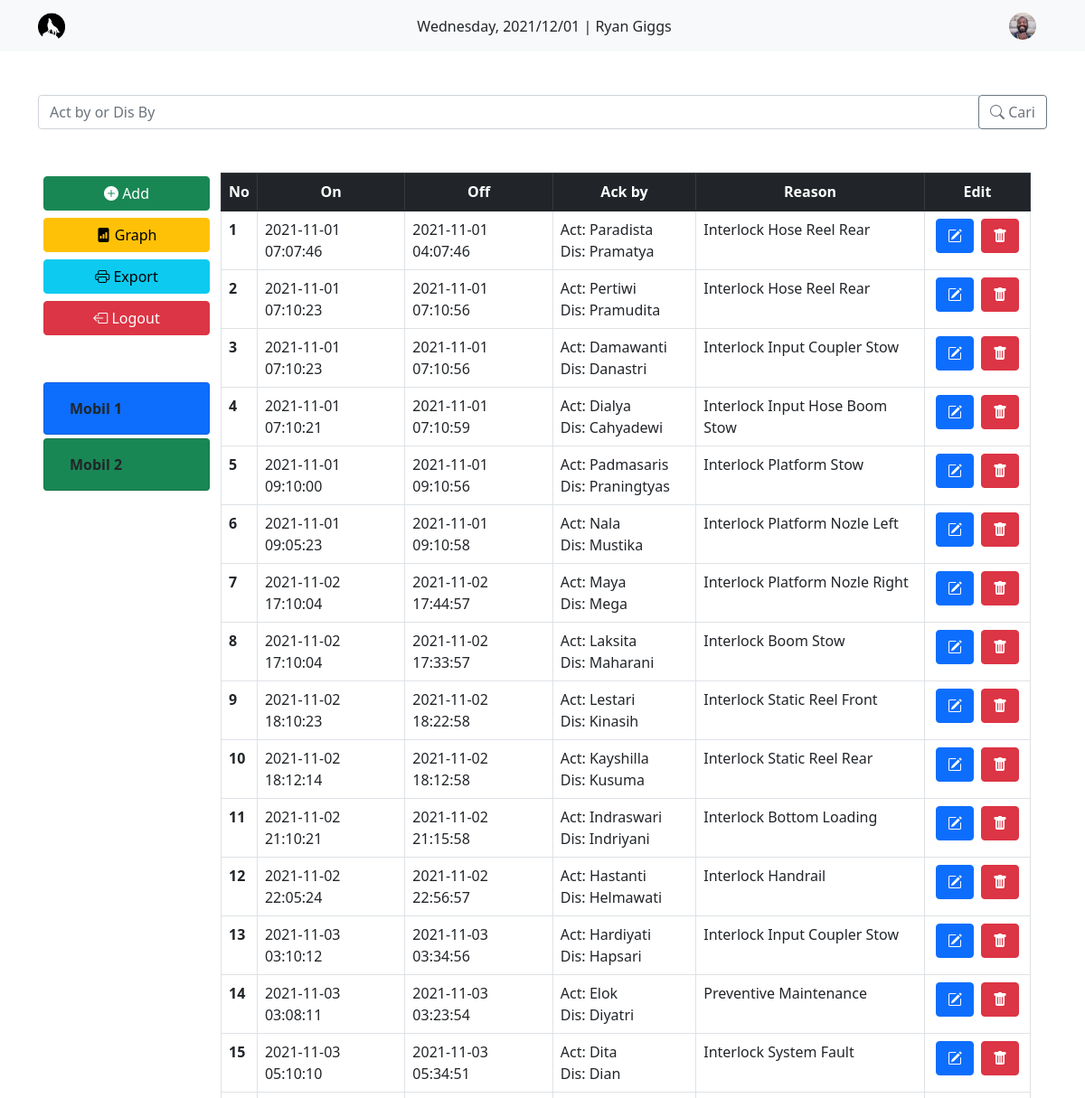
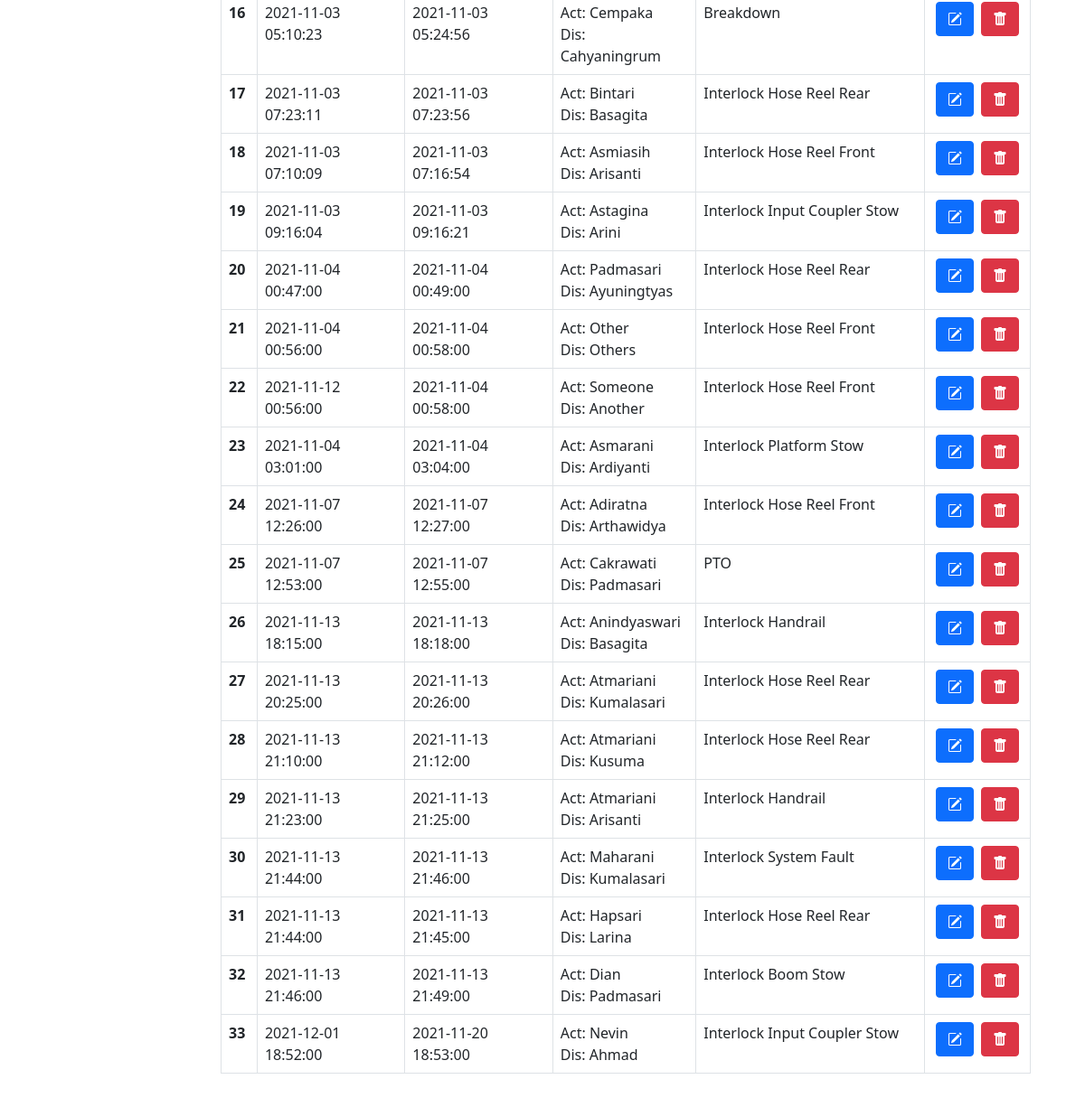
/2_halaman-tabel.php (signed in), run on the app's committed database (2 pictures, top to bottom).
### tables this page shows
CREATE TABLE `user` (
  `USR_ID` int(11) NOT NULL,
  `USR_USERNAME` varchar(256) NOT NULL,
  `USR_PASSSWORD` varchar(256) NOT NULL,
  `USR_NAME` varchar(512) NOT NULL,
  `USR_PHOTO` varchar(512) NOT NULL
);

CREATE TABLE `kejadian` (
  `KJD_ID` int(11) NOT NULL,
  `KJD_ON` datetime NOT NULL DEFAULT current_timestamp(),
  `KJD_OF` datetime NOT NULL DEFAULT current_timestamp(),
  `KJD_ACT` varchar(256) DEFAULT NULL,
  `KJD_DIS` varchar(256) DEFAULT NULL,
  `R_ID_KJD` int(11) NOT NULL,
  `USR_ID_KJD` int(11) NOT NULL
);

CREATE TABLE `reason` (
  `R_ID` int(11) NOT NULL,
  `R_DESC` varchar(512) NOT NULL
);

### functions.php (called while the page is built, shortened)
<?php
function koneksi() {
    return mysqli_connect('localhost', 'root', '', 'data_reason');
}
function query($query) {
    $conn = koneksi();
    $result = mysqli_query($conn, $query);
    if(mysqli_num_rows($result) == 1) {
        return mysqli_fetch_assoc($result);
    }
    $rows = [];
    while( $row = mysqli_fetch_assoc($result)) {
        $rows[] = $row;
    }
    return $rows;
}

### 2_halaman-tabel.php (the view, shortened to what this page needs)
<?php
require_once 'functions.php';
$idLogged = $_SESSION["user_id"];
$dataKejadian = query("SELECT KJD_ID, KJD_ON, KJD_OF, KJD_ACT, KJD_DIS, R_ID_KJD, USR_ID_KJD, R_DESC
                        FROM kejadian INNER JOIN reason ON kejadian.R_ID_KJD = reason.R_ID
                        WHERE USR_ID_KJD=$idLogged
                        ORDER BY KJD_ID");
$yangLogin = query("SELECT * FROM user WHERE USR_ID = $idLogged");
?>
<!DOCTYPE html>
<html lang="en">
  <head>
    <link href="https://cdn.jsdelivr.net/npm/bootstrap@5.1.3/dist/css/bootstrap.min.css" rel="stylesheet" />
    <link rel="stylesheet" href="https://cdn.jsdelivr.net/npm/bootstrap-icons@1.7.0/font/bootstrap-icons.css">
  </head>
  <body>
    <nav class="navbar navbar-light bg-light">
      <div class="container">
        <a class="navbar-brand" href="#">
          <img src="wolf-icon.png" alt="" width="30" class="d-inline-block align-text-top" />
        </a>
        <?php echo date("l"). ", " . date("Y/m/d") . " | " . $yangLogin['USR_NAME'] ; ?>
        <div class="">
          <div class="navbar-nav ms-auto container-fluid">
            <a href="">
              <img src="assets/images/<?= $yangLogin['USR_PHOTO']; ?>" height="30" class="rounded-circle d-inline-block align-text-top" />
            </a>
          </div>
        </div>
      </div>
    </nav>
    <div class="container">
        <form action="" method="POST">
            <div class="input-group mt-5">
                <input type="text" class="form-control" placeholder="Act by or Dis By" autocomplete="off" name="keyword" autofocus>
                <div class="input-group-append">
                    <button class="btn btn-outline-secondary" type="submit" name="cari"><i class="bi bi-search"></i> Cari</button>
                </div>
            </div>
        </form>
    </div>
    <section id="button-table" class="p-5">
      <div class="container">
        <div class="row g-4">
          <div class="col">
            <div class="row py-1">
              <a href="tambah.php" type="button" class="btn btn-success"><i class="bi bi-plus-circle-fill"></i> Add</a>
            </div>
            <div class="row py-1">
              <a href="3_halaman-grafik.php" type="button" class="btn btn-warning"><i class="bi bi-file-bar-graph-fill"></i> Graph</a>
            </div>
            <div class="row py-1">
              <a href="export.php" target="_blank" type="button" class="btn btn-info"><i class="bi bi-printer"> </i>Export</a>
            </div>
            <div class="row py-1">
              <a href="logout.php" type="button" class="btn btn-danger"><i class="bi bi-box-arrow-left"></i> Logout</a>
            </div>
            <div class="row pt-5">
              <div class="card bg-primary">
                <div class="card-body">
                  <p class="card-text fw-bold">Mobil 1</p>
                </div>
              </div>
            </div>
            <div class="row pt-1">
              <div class="card bg-success">
                <div class="card-body">
                  <p class="card-text fw-bold">Mobil 2</p>
                </div>
              </div>
            </div>
          </div>
          <div class="col-md-10">
            <table class="table table-bordered">
                <thead class="table-dark">
                    <tr class="text-center">
                        <th scope="col">No</th>
                        <th scope="col">On</th>
                        <th scope="col">Off</th>
                        <th scope="col">Ack by</th>
                        <th scope="col">Reason</th>
                        <th scope="col">Edit</th>
                    </tr>
                </thead>
                <tbody>
                  <?php $i = 1;
                  foreach($dataKejadian as $datKej) :  ?>
                  <tr>
                    <th scope="row"> <?=  $i++; ?> </th>
                    <td> <?= $datKej['KJD_ON']; ?> </td>
                    <td> <?= $datKej['KJD_OF']; ?> </td>
                    <td>Act: <?= $datKej['KJD_ACT']; ?>
                      <br>Dis: <?= $datKej['KJD_DIS']; ?>
                    <td> <?= $datKej['R_DESC']; ?></td>
                    <td class="text-center">
                      <div class="btn-group">
                        <form action="ubah.php" method="POST">
                          <button name="update-data" class="btn btn-primary mx-1"><i class="bi bi-pencil-square"></i></button>
                        </form>
                        <form action="" method="POST">
                          <button name="delete-data" class="btn btn-danger mx-1" onclick="return confirm('Hapus Data?');"><i class="bi bi-trash-fill"></i></button>
                        </form>
                      </div>
                    </td>
                  </tr>
                  <?php endforeach; ?>
                </tbody>
              </table>
          </div>
        </div>
      </div>
    </section>
  </body>
</html>

### data on the page
user: USR_NAME "Ryan Giggs", USR_PHOTO (picture)
kejadian: KJD_ON "2021-11-01 07:07:46", KJD_OF "2021-11-01 04:07:46", KJD_ACT "Paradista", KJD_DIS "Pramatya", R_ID_KJD.R_DESC "Interlock Hose Reel Rear"
kejadian: KJD_ON "2021-11-01 07:10:23", KJD_OF "2021-11-01 07:10:56", KJD_ACT "Pertiwi", KJD_DIS "Pramudita", R_ID_KJD.R_DESC "Interlock Hose Reel Rear"
kejadian: KJD_ON "2021-11-01 07:10:23", KJD_OF "2021-11-01 07:10:56", KJD_ACT "Damawanti", KJD_DIS "Danastri", R_ID_KJD.R_DESC "Interlock Input Coupler Stow"
kejadian: KJD_ON "2021-11-01 07:10:21", KJD_OF "2021-11-01 07:10:59", KJD_ACT "Dialya", KJD_DIS "Cahyadewi", R_ID_KJD.R_DESC "Interlock Input Hose Boom Stow"
kejadian: KJD_ON "2021-11-01 09:10:00", KJD_OF "2021-11-01 09:10:56", KJD_ACT "Padmasaris", KJD_DIS "Praningtyas", R_ID_KJD.R_DESC "Interlock Platform Stow"
kejadian: KJD_ON "2021-11-01 09:05:23", KJD_OF "2021-11-01 09:10:58", KJD_ACT "Nala", KJD_DIS "Mustika", R_ID_KJD.R_DESC "Interlock Platform Nozle Left"
kejadian: KJD_ON "2021-11-02 17:10:04", KJD_OF "2021-11-02 17:44:57", KJD_ACT "Maya", KJD_DIS "Mega", R_ID_KJD.R_DESC "Interlock Platform Nozle Right"
kejadian: KJD_ON "2021-11-02 17:10:04", KJD_OF "2021-11-02 17:33:57", KJD_ACT "Laksita", KJD_DIS "Maharani", R_ID_KJD.R_DESC "Interlock Boom Stow"
kejadian: KJD_ON "2021-11-02 18:10:23", KJD_OF "2021-11-02 18:22:58", KJD_ACT "Lestari", KJD_DIS "Kinasih", R_ID_KJD.R_DESC "Interlock Static Reel Front"
kejadian: KJD_ON "2021-11-02 18:12:14", KJD_OF "2021-11-02 18:12:58", KJD_ACT "Kayshilla", KJD_DIS "Kusuma", R_ID_KJD.R_DESC "Interlock Static Reel Rear"
kejadian: KJD_ON "2021-11-02 21:10:21", KJD_OF "2021-11-02 21:15:58", KJD_ACT "Indraswari", KJD_DIS "Indriyani", R_ID_KJD.R_DESC "Interlock Bottom Loading"
kejadian: KJD_ON "2021-11-02 22:05:24", KJD_OF "2021-11-02 22:56:57", KJD_ACT "Hastanti", KJD_DIS "Helmawati", R_ID_KJD.R_DESC "Interlock Handrail"
kejadian: KJD_ON "2021-11-03 03:10:12", KJD_OF "2021-11-03 03:34:56", KJD_ACT "Hardiyati", KJD_DIS "Hapsari", R_ID_KJD.R_DESC "Interlock Input Coupler Stow"
kejadian: KJD_ON "2021-11-03 03:08:11", KJD_OF "2021-11-03 03:23:54", KJD_ACT "Elok", KJD_DIS "Diyatri", R_ID_KJD.R_DESC "Preventive Maintenance"
kejadian: KJD_ON "2021-11-03 05:10:10", KJD_OF "2021-11-03 05:34:51", KJD_ACT "Dita", KJD_DIS "Dian", R_ID_KJD.R_DESC "Interlock System Fault"
kejadian: KJD_ON "2021-11-03 05:10:23", KJD_OF "2021-11-03 05:24:56", KJD_ACT "Cempaka", KJD_DIS "Cahyaningrum", R_ID_KJD.R_DESC "Breakdown"
kejadian: KJD_ON "2021-11-03 07:23:11", KJD_OF "2021-11-03 07:23:56", KJD_ACT "Bintari", KJD_DIS "Basagita", R_ID_KJD.R_DESC "Interlock Hose Reel Rear"
kejadian: KJD_ON "2021-11-03 07:10:09", KJD_OF "2021-11-03 07:16:54", KJD_ACT "Asmiasih", KJD_DIS "Arisanti", R_ID_KJD.R_DESC "Interlock Hose Reel Front"
kejadian: KJD_ON "2021-11-03 09:16:04", KJD_OF "2021-11-03 09:16:21", KJD_ACT "Astagina", KJD_DIS "Arini", R_ID_KJD.R_DESC "Interlock Input Coupler Stow"
kejadian: KJD_ON "2021-11-04 00:47:00", KJD_OF "2021-11-04 00:49:00", KJD_ACT "Padmasari", KJD_DIS "Ayuningtyas", R_ID_KJD.R_DESC "Interlock Hose Reel Rear"
kejadian: KJD_ON "2021-11-04 00:56:00", KJD_OF "2021-11-04 00:58:00", KJD_ACT "Other", KJD_DIS "Others", R_ID_KJD.R_DESC "Interlock Hose Reel Front"
kejadian: KJD_ON "2021-11-12 00:56:00", KJD_OF "2021-11-04 00:58:00", KJD_ACT "Someone", KJD_DIS "Another", R_ID_KJD.R_DESC "Interlock Hose Reel Front"
kejadian: KJD_ON "2021-11-04 03:01:00", KJD_OF "2021-11-04 03:04:00", KJD_ACT "Asmarani", KJD_DIS "Ardiyanti", R_ID_KJD.R_DESC "Interlock Platform Stow"
kejadian: KJD_ON "2021-11-07 12:26:00", KJD_OF "2021-11-07 12:27:00", KJD_ACT "Adiratna", KJD_DIS "Arthawidya", R_ID_KJD.R_DESC "Interlock Hose Reel Front"
kejadian: KJD_ON "2021-11-07 12:53:00", KJD_OF "2021-11-07 12:55:00", KJD_ACT "Cakrawati", KJD_DIS "Padmasari", R_ID_KJD.R_DESC "PTO"
kejadian: KJD_ON "2021-11-13 18:15:00", KJD_OF "2021-11-13 18:18:00", KJD_ACT "Anindyaswari", KJD_DIS "Basagita", R_ID_KJD.R_DESC "Interlock Handrail"
kejadian: KJD_ON "2021-11-13 20:25:00", KJD_OF "2021-11-13 20:26:00", KJD_ACT "Atmariani", KJD_DIS "Kumalasari", R_ID_KJD.R_DESC "Interlock Hose Reel Rear"
kejadian: KJD_ON "2021-11-13 21:10:00", KJD_OF "2021-11-13 21:12:00", KJD_ACT "Atmariani", KJD_DIS "Kusuma", R_ID_KJD.R_DESC "Interlock Hose Reel Rear"
kejadian: KJD_ON "2021-11-13 21:23:00", KJD_OF "2021-11-13 21:25:00", KJD_ACT "Atmariani", KJD_DIS "Arisanti", R_ID_KJD.R_DESC "Interlock Handrail"
kejadian: KJD_ON "2021-11-13 21:44:00", KJD_OF "2021-11-13 21:46:00", KJD_ACT "Maharani", KJD_DIS "Kumalasari", R_ID_KJD.R_DESC "Interlock System Fault"
kejadian: KJD_ON "2021-11-13 21:44:00", KJD_OF "2021-11-13 21:45:00", KJD_ACT "Hapsari", KJD_DIS "Larina", R_ID_KJD.R_DESC "Interlock Hose Reel Rear"
kejadian: KJD_ON "2021-11-13 21:46:00", KJD_OF "2021-11-13 21:49:00", KJD_ACT "Dian", KJD_DIS "Padmasari", R_ID_KJD.R_DESC "Interlock Boom Stow"
kejadian: KJD_ON "2021-12-01 18:52:00", KJD_OF "2021-11-20 18:53:00", KJD_ACT "Nevin", KJD_DIS "Ahmad", R_ID_KJD.R_DESC "Interlock Input Coupler Stow"
